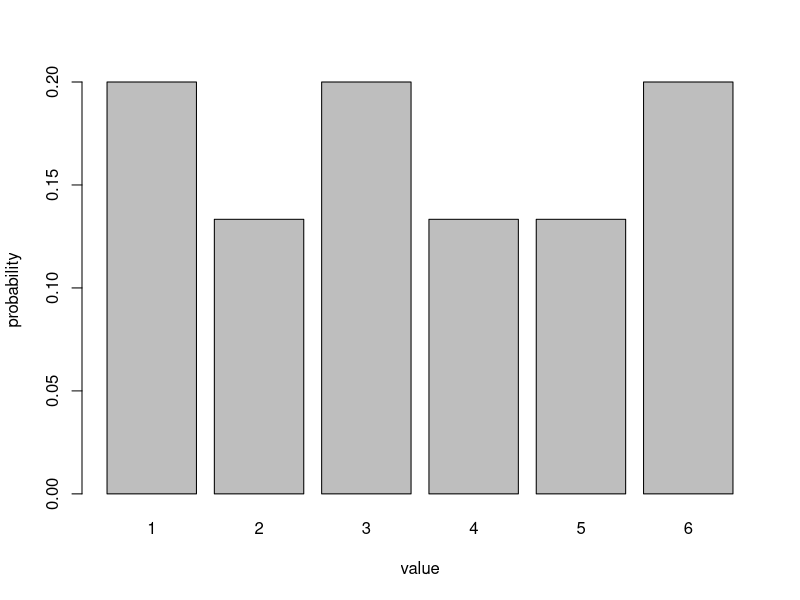

This figure's R source:
# Group members (Name, Student ID, E-Mail):
# 1. Baldomero Valdez,  Valenzuela, 2905175, baldmer.w@gmail.com
# 2. Omar Trinidad Gutierrez Mendez, 2850441, omar.vpa@gmail.com
# 3. Shinho Kang, 2890169, wis.shinho.kang@gmail.com


# Implement a R function multinom, which takes as arguments
#   i) a sample matrix (each row being one sample vector)
#   ii) a probability parameter vector p for a multinomial distribution 
#   iii) the number of trials n.
# The function computes and returns:
#   - the expectation value
#   - the population variance/covariance matrix
#   - the sample mean (R functions apply and mean)
#   - the sample covariance matrix (R function cov)
#   - the value of the probability mass function for each sample (Tip: you can use R function dmultinom)

# In addition multinom should show an appropriate bar diagram visualzing p.
# Test your function with 50 random drawings from the multinomial distribution in task 3 (R function rmultinom) 
# and show your obtained results. 

# ** How close are the empirical mean, variance and covariances 
# to the theoretically expected results? 
# Which behavior would you expect, if the number of samples is increased and decreased, 
# respectively? Please discuss.**

# Parameters
#   m: sample matrix
#   p: probability vector
#   n: number of trials
multinom <- function(m, p, n) {
  #   - the expectation value
  ex <- p*n
  print ('=============================')
  print ('Expectation Value')
  print (ex)
  
  #   - the population variance/covariance matrix
  var_m<-n*p*(1-p)
  print ('=============================')
  print ('Population variance')
  print (var_m)
  
  cov_m<-matrix(0,ncol=6,nrow=6)
  for (i in 1:length(p)) {
    for (j in 1:length(p)) {
      #print (-1 * n * i * j)
      cov_m[i,j] <- (-1 * n * p[i] * p[j])
    }
  }
  print ('=============================')
  print ('Population covariance matrix')
  print (cov_m)
  
  #   - the sample mean (R functions apply and mean)
  print ('=============================')
  print ('Sample Mean')
  print (apply(m, 2, mean))
  #apply(m,1,function(x) sum(x*c(1,2,3,4,5,6))/n)
  
  #   - the sample covariance matrix (R function cov)
  print ('=============================')
  print ('Sample Covariance Matrix')
  print (cov(m))
  
  #   - the value of the probability mass function for each sample (Tip: you can use R function dmultinom)
  print ('=============================')
  print ('Value of the probability mass function')
  print (apply(m, 1, function(x) dmultinom(x, prob=p)))
  
  # visualizing p
  barplot(p, xlab = "value", ylab="probability", axisnames = T, names.arg = c(1,2,3,4,5,6))
}


# probability vector
p <- c(0.2,0.4/3,0.2,0.4/3,0.4/3,0.2)
# number of trials
n <- 10
# sample matrix - 50 random drawings from the multinomial distribution, transpose the matrix (row=sample vector)
m<-t(rmultinom(10, n, p))

multinom(m,p,n)
